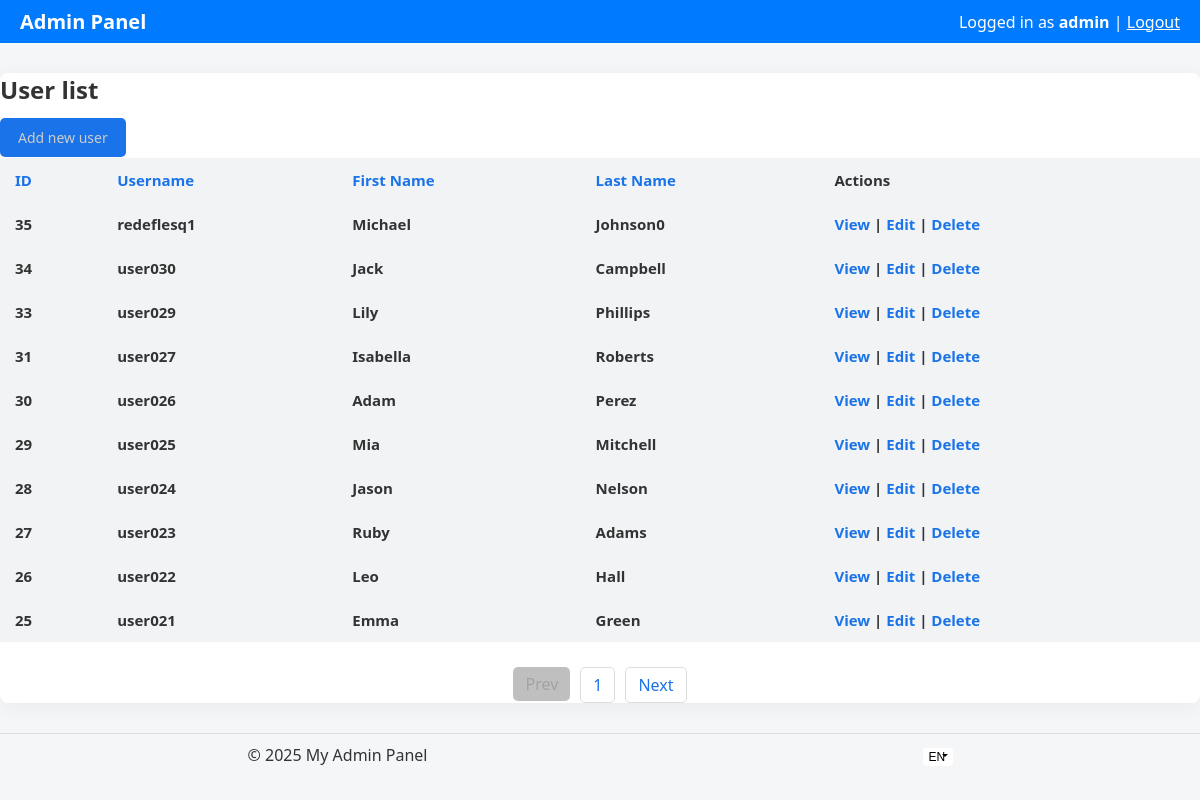
Screenshot of /user/listUsers?page=1&sort=id&order=DESC (signed in) with the database file from the repository.
### tables this page shows
CREATE TABLE `users` (
  `id` int(11) UNSIGNED NOT NULL,
  `login` varchar(50) NOT NULL,
  `password` varchar(255) NOT NULL,
  `first_name` varchar(50) NOT NULL,
  `last_name` varchar(50) NOT NULL,
  `gender` enum('male','female') DEFAULT NULL,
  `birth_date` date DEFAULT NULL,
  `created_at` timestamp NOT NULL DEFAULT current_timestamp()
);

### src/services/Renderer.php (called while the page is built, shortened)
<?php
class Renderer
{
	public function render($controller, $view, $vars = [])
	{
		$file = $this->getViewFile($controller, $view);
		function text($name)
		{
			return Application::i()->translator()->get($name);
		}
		include $file;
	}
	private function getViewFile($controller, $view)
	{
		return __DIR__ . "/../views/{$controller}/{$view}.php";
	}
}

### src/controllers/UserController.php (called while the page is built, shortened)
<?php
class UserController
{
	private $userModel;
	public function __construct($app)
	{
		$this->userModel = new User($app->db());
	}
	private function getPage()
	{
		$page = $_GET['page'] ?? 1;
		return $page;
	}
	private function getOrderBy()
	{
		$orderBy = $_GET['sort'] ?? 'id';
		switch(strtolower($orderBy))
		{
			case "id":
			case "username":
			case "first_name":
			case "last_name": return $orderBy;
		}
	}
	private function getOrder()
	{
		$order = $_GET['order'] ?? 'ASC';
		switch(strtoupper($order))
		{
			case "ASC":
			case "DESC": return $order;
		}
	}
	public function listUsers()
	{
		$page = $this->getPage();
		$limit = USERS_PER_PAGE;
		$offset = ($page - 1) * $limit;
		$orderBy = $this->getOrderBy();
		$order = $this->getOrder();
		$users = $this->userModel->getAll($limit, $offset, $orderBy, $order);
		Application::i()->renderer()->render('user', 'list', [
			'page' => $page,
			'limit' => $limit,
			'offset' => $offset,
			'orderBy' => $orderBy,
			'order' => $order,
			'users' => $users,
		]);
	}
}

### src/Application.php (called while the page is built, shortened)
<?php
class Application extends Singleton
{
	private $translator;
	private $db;
	private $router;
	protected function __construct()
	{
		$this->translator = new Translator;
		$this->db = new Database(DB_HOST, DB_NAME, DB_USER, DB_PASS);
		$this->router = new Router($this);
	}
	public function translator()
	{
		return $this->translator;
	}
	public function db()
	{
		return $this->db;
	}
	public function start()
	{
		try
		{
			$this->db->connect();
			$this->router->handle(isset($_GET['route']) ? $_GET['route'] : 'user/listUsers');
		}
		catch (Exception $e) {
			echo 'Undefined exception: ' . $e->getMessage();
			exit;
		}
	}
}

### index.php (called while the page is built, shortened)
<?php
Application::i()->start();

### bootstrap/classes/Singleton.php (called while the page is built, shortened)
<?php
abstract class Singleton
{
	protected static $instances = [];
	public static function i()
	{
		$className = get_called_class();
		if (!isset(static::$instances[$className])) {
			static::$instances[$className] = new static();
		}
		return static::$instances[$className];
	}
}

### src/services/Translator.php (called while the page is built, shortened)
<?php
class Translator
{
	private $messages = [];
	public $available_langs = [];
	public function __construct()
	{
		$this->available_langs = $this->getAvailableLangs();
	}
	private function getAvailableLangs()
	{
		$res = [];
		foreach (glob(__DIR__ . "/../lang/*.php") as $v) {
			if ($p = realpath($v)) {
				$res[pathinfo($p, PATHINFO_FILENAME)] = $p;
			}
		}
		return $res;
	}
	public function loadDefaultLang()
	{
		$this->default_messages = $this->loadFile(DEFAULT_LANG);
	}
	public function hasLang($lang)
	{
		return isset($this->available_langs[$lang]);
	}
	private function loadFile($lang)
	{
		if ($this->hasLang($lang)) {
			$data = include $this->available_langs[$lang];
			if (is_array($data)) {
				return $data;
			}
		}
		return [];
	}
	public function get($key)
	{
		return $this->messages[$key] ?? $this->default_messages[$key] ?? $key;
	}
}

### src/lang/en.php (called while the page is built)
<?php
return [
	'admin_panel' => 'Admin Panel',
	'admin_login' => 'Admin Login',
	'username' => 'Username',
	'password' => 'Password',
	'login' => 'Login',
	'invalid_csrf' => 'Invalid CSRF token',
	'invalid_username_or_password' => 'Invalid username or password',
	'user_not_found' => 'User not found',
	'update_failed' => 'Update failed',
	'incorrect_pass' => 'Password must be at least 6 characters.',
	'add_new_user' => 'Add new user',
	'id' => 'ID',
	'first_name' => 'First Name',
	'last_name' => 'Last Name',
	'birth_date' => 'Birth date',
	'gender' => 'Gender',
	'actions' => 'Actions',
	'view' => 'View',
	'edit' => 'Edit',
	'delete' => 'Delete',
	'prev' => 'Prev',
	'next' => 'Next',
	'back_to_list' => 'Back to list',
	'cancel' => 'Cancel',
	'logged_in_as' => 'Logged in as',
	'logout' => 'Logout',
	'update' => 'Update',
	'male' => 'Male',
	'female' => 'Female',
	'select' => 'Select',
	'my_admin_panel' => 'My Admin Panel',
	'view_user' => 'View user',
	'user_list' => 'User list',
	'edit_user' => 'Edit user',
	'delete_user' => 'Delete user',
	'yes_delete' => 'Yes, Delete',
	'new_password_edit' => 'New Password (leave blank to keep current)',
	'are_you_sure_to_delete' => 'Are you sure you want to delete user',
	'add' => 'Add',
	'page_not_found' => 'Page not found',
	'no_users_found' => 'No users found',
	'duplicated_entry_user_err' => 'The user already exists',
	'invalid_first_name' => 'First name must be at least 3 characters',
	'invalid_last_name' => 'Last name must be at least 3 characters',
	'invalid_username' => 'Username must be at least 4 characters',
];

### src/models/User.php (called while the page is built, shortened)
<?php
class User
{
	private $db;
	private $table = 'users';
	public function __construct($db)
	{
		$this->db = $db;
	}
	public function getAll($limit = USERS_PER_PAGE, $offset = 0, $orderBy = 'id', $order = 'ASC')
	{
		$allowedOrderFields = ['id', 'login', 'first_name', 'last_name', 'birth_date'];
		$orderBy = in_array($orderBy, $allowedOrderFields) ? $orderBy : 'id';
		$order = strtoupper($order) === 'DESC' ? 'DESC' : 'ASC';
		$sql = "SELECT * FROM {$this->table} ORDER BY {$orderBy} {$order} LIMIT :limit OFFSET :offset";
		$stmt = $this->db->query($sql, [
			'limit' => (int)$limit,
			'offset' => (int)$offset
		]);
		return $stmt->fetchAll();
	}
}

### src/services/Database.php (called while the page is built, shortened)
<?php
class Database
{
	private $host;
	private $dbname;
	private $username;
	private $password;
	private $charset;
	private $pdo;
	private $options = [
		PDO::ATTR_ERRMODE => PDO::ERRMODE_EXCEPTION,
		PDO::ATTR_DEFAULT_FETCH_MODE => PDO::FETCH_ASSOC,
		PDO::ATTR_EMULATE_PREPARES => false,
	];
	public function __construct($host, $dbname, $username, $password, $charset = DB_CHARSET)
	{
		$this->host = $host;
		$this->dbname = $dbname;
		$this->username = $username;
		$this->password = $password;
		$this->charset = $charset;
	}
	public function connect()
	{
		try {
			$dsn = "mysql:host={$this->host};charset={$this->charset}";
			$this->pdo = new PDO($dsn, $this->username, $this->password, $this->options);
			$dsn = "mysql:host={$this->host};dbname={$this->dbname};charset={$this->charset}";
			$this->pdo = new PDO($dsn, $this->username, $this->password, $this->options);
		} catch (PDOException $e) {
			die("Database connection failed: " . $e->getMessage());
		}
	}
	private function createDatabaseIfNotExists()
	{
		$sql = "CREATE DATABASE IF NOT EXISTS " . $this->dbname;
		$this->pdo->exec($sql);
	}
	public function query($sql, $params = [])
	{
		$stmt = $this->pdo->prepare($sql);
		$stmt->execute($params);
		return $stmt;
	}
}

### src/views/user/list.php (the view)
<?php include __DIR__ . '/../layout/header.php'; ?>
<?php
$currentSort = $_GET['sort'] ?? 'id';
$currentOrder = $_GET['order'] ?? 'ASC';
function makeHref($page, $sort = null, $order = null)
{
	$params = [];
	if ($page > 0) {
		$params['page'] = $page;
	}
	if (is_null($sort) && isset($_GET['sort']) && $_GET['sort'] !== '') {
		$params['sort'] = $_GET['sort'];
	}
	else if (!is_null($sort)) {
		$params['sort'] = $sort;
	}
	if (is_null($order) && isset($_GET['order']) && $_GET['order'] !== '') {
		$params['order'] = $_GET['order'];
	}
	else if (!is_null($order)) {
		$params['order'] = $order;
	}
	return '?' . http_build_query($params);
}
function sortLink($page, $column, $currentSort, $currentOrder, $label)
 {
	if ($column === $currentSort) {
		$nextOrder = $currentOrder === 'ASC' ? 'DESC' : 'ASC';
	} else {
		$nextOrder = 'ASC';
	}
	$href = makeHref($page, $column, $nextOrder);
	return "<a href=\"{$href}\">" . text($label) . "</a>";
}
function prevButton($page)
{
	$class = !($page - 1 > 0) ? 'class="disabled"' : '';
	$href = makeHref($page - 1);
	return "<li><a {$class} href={$href}>".text('prev')."</a></li>";
}
function nextButton($page, $users)
{
	$class = count($users) !== USERS_PER_PAGE ? 'class="disabled"' : '';
	$href = makeHref($page + 1);
	return "<li><a {$class} href={$href}>".text('next')."</a></li>";
}
?>
<h2><?= text('user_list') ?></h2>
<a href="/user/form" class="btn"><?= text('add_new_user') ?></a>
<table>
	<thead>
		<tr>
			<th><?= sortLink($page, 'id', $currentSort, $currentOrder, 'id') ?></th>
			<th><?= sortLink($page, 'login', $currentSort, $currentOrder, 'username') ?></th>
			<th><?= sortLink($page, 'first_name', $currentSort, $currentOrder, 'first_name') ?></th>
			<th><?= sortLink($page, 'last_name', $currentSort, $currentOrder, 'last_name') ?></th>
			<th><?= text('actions') ?></th>
		</tr>
	</thead>
	<tbody>
		<?php if (!empty($users)): ?>
			<?php foreach ($users as $user): ?>
				<tr>
					<td><?= htmlspecialchars($user['id']) ?></td>
					<td><?= htmlspecialchars($user['login']) ?></td>
					<td><?= htmlspecialchars($user['first_name']) ?></td>
					<td><?= htmlspecialchars($user['last_name']) ?></td>
					<td>
						<a href="/user/view/<?= $user['id'] ?>"><?= text('view') ?></a> |
						<a href="/user/form/<?= $user['id'] ?>"><?= text('edit') ?></a> |
						<a href="/user/delete/<?= $user['id'] ?>"><?= text('delete') ?></a>
					</td>
				</tr>
			<?php endforeach; ?>
		<?php else: ?>
			<tr><td colspan="5"><?= text('no_users_found') ?></td></tr>
		<?php endif; ?>
	</tbody>
</table>
<?php if (isset($users)): ?>
<ul class="pagination">
	<?= prevButton($page) ?>
	<li><a href="?page=<?= $page ?>"><?= $page ?></a></li>
	<?= nextButton($page, $users) ?>
</ul>
<?php endif; ?>
<?php include __DIR__ . '/../layout/footer.php'; ?>

### assets/css/style.css (style rules this page uses)
body { font-family: 'Segoe UI', Tahoma, Geneva, Verdana, sans-serif; background-color: #f4f6f8; margin: 0; padding: 0; color: #333; }
table { width: 100%; margin-bottom: 25px; margin-top: 10px; font-size: 15px; border-collapse:collapse; }
table th, table td { padding: 12px 15px; text-align: left; }
table th { background-color: #f1f3f5; font-weight: 600; }
table tr { background-color: #f1f3f5; font-weight: 600; }
button, input[type="submit"], .btn { background-color: #1a73e8; color: #cccccc; border: none; padding: 10px 18px; border-radius: 5px; cursor: pointer; font-size: 14px; transition: background-color 0.2s, transform 0.1s; }
.pagination { display: flex; justify-content: center; list-style: none; padding: 0; margin: 20px 0; }
.pagination li { margin: 0 5px; }
.pagination li a { display: block; padding: 6px 12px; border: 1px solid #ddd; border-radius: 5px; color: #1a73e8; transition: background-color 0.2s, color 0.2s; }
a { color: #1a73e8; text-decoration: none; transition: color 0.2s, text-decoration 0.2s; }
a.disabled, a.disabled:hover, a.disabled:focus { color: #89898989 !important; text-decoration: none!important; cursor: not-allowed !important; pointer-events: none !important; transition: none !important; background-color: #78787878 !important; border: none !important; border-radius: 5px !important; }

### rows the page displays
users: id "35", login "redeflesq1", first_name "Michael", last_name "Johnson0"
users: id "34", login "user030", first_name "Jack", last_name "Campbell"
users: id "33", login "user029", first_name "Lily", last_name "Phillips"
users: id "31", login "user027", first_name "Isabella", last_name "Roberts"
users: id "30", login "user026", first_name "Adam", last_name "Perez"
users: id "29", login "user025", first_name "Mia", last_name "Mitchell"
users: id "28", login "user024", first_name "Jason", last_name "Nelson"
users: id "27", login "user023", first_name "Ruby", last_name "Adams"
users: id "26", login "user022", first_name "Leo", last_name "Hall"
users: id "25", login "user021", first_name "Emma", last_name "Green"

### other values shown
text('admin_panel') "Admin Panel"
text('logged_in_as') "Logged in as"
$_SESSION['admin_username'] "admin"
text('logout') "Logout"
text('user_list') "User list"
text('add_new_user') "Add new user"
text($label) "ID Username First Name Last Name"
text('actions') "Actions"
text('prev') "Prev"
$page "1"
text('next') "Next"
text('my_admin_panel') "My Admin Panel"
form field lang "EN"
